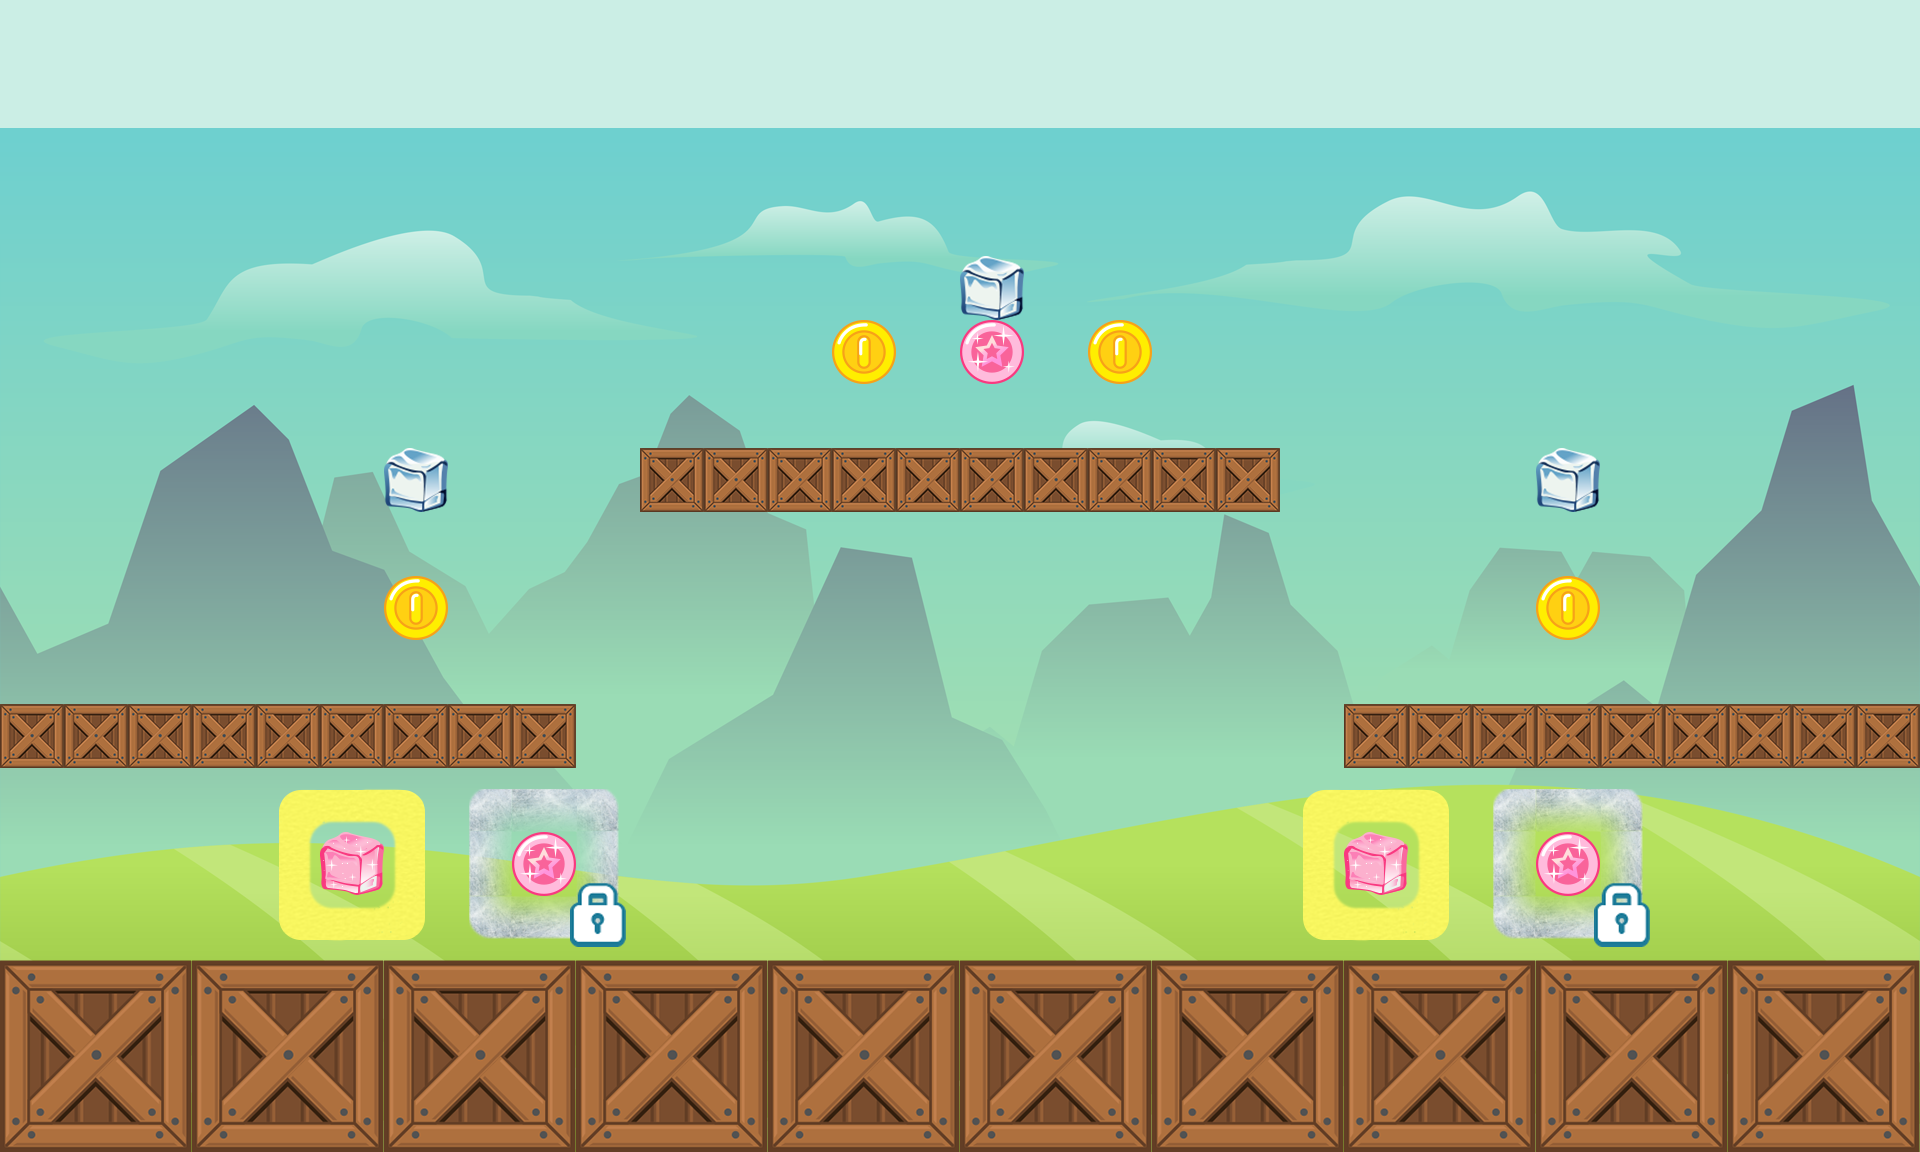

Rendered tile map (Tiled .tmx) drawn with the repository's tilesets; below, a short description and the map source with its tile grids summarised:
An orthogonal 30x18 tile map with 64x64 px tiles, 3 tile layers (background, graphic_elements, collectable_elements), 14 tilesets and 25 objects.

<map version="1.4" tiledversion="1.4.1" orientation="orthogonal" renderorder="right-down" width="30" height="18" tilewidth="64" tileheight="64" infinite="0" nextlayerid="13" nextobjectid="522">
 <tileset firstgid="1" name="regular_background" tilewidth="64" tileheight="64" tilecount="540" columns="30">
  <image source="../Tiled/regular_background.png" width="1920" height="1152" />
 </tileset>
 <tileset firstgid="541" name="ice_background" tilewidth="64" tileheight="64" tilecount="540" columns="30">
  <image source="../Tiled/ice_background.png" width="1920" height="1152" />
 </tileset>
 <tileset firstgid="1081" name="coin" tilewidth="64" tileheight="64" tilecount="1" columns="1">
  <image source="../Tiled/coin.png" width="64" height="64" />
 </tileset>
 <tileset firstgid="1082" name="ice_obstacle" tilewidth="64" tileheight="64" tilecount="9" columns="3">
  <image source="../Tiled/ice_obstacle.png" width="192" height="192" />
 </tileset>
 <tileset firstgid="1091" name="virtual_coin" tilewidth="64" tileheight="64" tilecount="1" columns="1">
  <image source="../Tiled/virtual_coin.png" width="64" height="64" />
 </tileset>
 <tileset firstgid="1092" name="regular_obstacle" tilewidth="64" tileheight="64" tilecount="9" columns="3">
  <image source="../Tiled/regular_obstacle.png" width="192" height="192" />
 </tileset>
 <tileset firstgid="1101" name="elements" tilewidth="64" tileheight="64" tilecount="21" columns="0">
  <tile id="0">
   <image width="64" height="64" source="../Tiled/1.png" />
  </tile>
  <tile id="1">
   <image width="64" height="64" source="../Tiled/2.png" />
  </tile>
  <tile id="2">
   <image width="64" height="64" source="../Tiled/3.png" />
  </tile>
  <tile id="3">
   <image width="64" height="64" source="../Tiled/4.png" />
  </tile>
  <tile id="4">
   <image width="64" height="64" source="../Tiled/5.png" />
  </tile>
  <tile id="5">
   <image width="64" height="64" source="../Tiled/6.png" />
  </tile>
  <tile id="6">
   <image width="64" height="64" source="../Tiled/g1.png" />
  </tile>
  <tile id="7">
   <image width="64" height="64" source="../Tiled/g2.png" />
  </tile>
  <tile id="8">
   <image width="64" height="64" source="../Tiled/g3.png" />
  </tile>
  <tile id="9">
   <image width="64" height="64" source="../Tiled/Ground (1).png" />
  </tile>
  <tile id="10">
   <image width="64" height="64" source="../Tiled/Ground (2) copy.png" />
  </tile>
  <tile id="11">
   <image width="64" height="64" source="../Tiled/Ground (3) copy.png" />
  </tile>
  <tile id="12">
   <image width="64" height="64" source="../Tiled/Ground (4) copy.png" />
  </tile>
  <tile id="13">
   <image width="64" height="64" source="../Tiled/Ground (5) copy.png" />
  </tile>
  <tile id="14">
   <image width="64" height="64" source="../Tiled/Ground (6) copy.png" />
  </tile>
  <tile id="15">
   <image width="64" height="64" source="../Tiled/Ground (19) copy.png" />
  </tile>
  <tile id="16">
   <image width="64" height="64" source="../Tiled/Ground (20) copy.png" />
  </tile>
  <tile id="17">
   <image width="64" height="64" source="../Tiled/Ground (21) copy.png" />
  </tile>
  <tile id="19">
   <image width="64" height="64" source="../Tiled/mid3.png" />
  </tile>
  <tile id="20">
   <image width="64" height="64" source="../Tiled/regular_hud_color.png" />
  </tile>
  <tile id="23">
   <image width="64" height="64" source="../Tiled/ice_hud_color.png" />
  </tile>
 </tileset>
 <tileset firstgid="1125" name="Crate1" tilewidth="64" tileheight="64" tilecount="1" columns="1">
  <image source="../Tiled/Crate.png" width="64" height="64" />
 </tileset>
 <tileset firstgid="1126" name="Crate2" tilewidth="64" tileheight="64" tilecount="4" columns="2">
  <image source="../Tiled/Crate2.png" width="128" height="128" />
 </tileset>
 <tileset firstgid="1130" name="Crate3" tilewidth="64" tileheight="64" tilecount="9" columns="3">
  <image source="../Tiled/Crate3.png" width="192" height="192" />
 </tileset>
 <tileset firstgid="1139" name="ice_obstacle_animation" tilewidth="192" tileheight="192" tilecount="3" columns="0">
  <tile id="0">
   <image width="192" height="192" source="../Tiled/ICE ANIMATION/1.png" />
  </tile>
  <tile id="1">
   <image width="192" height="192" source="../Tiled/ICE ANIMATION/2.png" />
  </tile>
  <tile id="2">
   <image width="192" height="192" source="../Tiled/ICE ANIMATION/3.png" />
  </tile>
 </tileset>
 <tileset firstgid="1142" name="ice_elements" tilewidth="64" tileheight="64" tilecount="1024" columns="64">
  <image source="../Tiled/ice.png" width="4096" height="1024" />
 </tileset>
 <tileset firstgid="2166" name="locked_coin" tilewidth="64" tileheight="64" tilecount="1" columns="1">
  <image source="../Tiled/coins3.png" width="64" height="64" />
 </tileset>
 <tileset firstgid="2167" name="locked_virtual_coin" tilewidth="64" tileheight="64" tilecount="1" columns="1">
  <image source="../Tiled/virtual_coins3.png" width="64" height="64" />
 </tileset>
 <layer id="1" name="background" width="30" height="18">
  <data>[540 cells, 540 non-empty, 540 distinct tile ids]</data>
 </layer>
 <layer id="2" name="graphic_elements" width="30" height="18">
  <data>[540 cells, 178 non-empty, 11 distinct tile ids]</data>
 </layer>
 <layer id="3" name="collectable_elements" width="30" height="18">
  <data>[540 cells, 162 non-empty, 30 distinct tile ids]</data>
 </layer>
 <objectgroup id="4" name="ground">
  <object id="169" x="1856" y="64" width="64" height="1088" />
  <object id="171" x="64" y="962" width="1792" height="190" />
  <object id="175" x="0" y="0" width="1920" height="189.333" />
  <object id="177" x="0" y="64" width="64" height="1088" />
  <object id="388" x="1342" y="704" width="576" height="62" />
  <object id="431" x="-2" y="702" width="576" height="66" />
  <object id="432" x="641.333" y="448" width="635.333" height="62" />
 </objectgroup>
 <objectgroup id="5" name="iceObstacles">
  <object id="508" x="1471.5" y="767" width="194" height="195" />
  <object id="510" x="448" y="768" width="193.333" height="193.333" />
 </objectgroup>
 <objectgroup id="6" name="natureObstacles">
  <object id="507" x="256" y="768.5" width="192.5" height="193" />
  <object id="512" x="1281" y="767" width="190" height="195" />
 </objectgroup>
 <objectgroup id="7" name="coins">
  <object id="464" x="1536" y="574.5" width="63.5" height="64.5" />
  <object id="468" x="832" y="320" width="64" height="64" />
  <object id="470" x="383.667" y="575" width="62.1667" height="62.6667" />
  <object id="487" x="1087" y="321" width="63" height="62" />
 </objectgroup>
 <objectgroup id="8" name="virtualcoins" offsetx="0" offsety="2">
  <object id="498" x="1534" y="448" width="63" height="63" />
  <object id="518" x="957" y="253" width="61" height="62" />
  <object id="521" x="384" y="447.333" width="61.3333" height="64" />
 </objectgroup>
 <objectgroup id="9" name="lockedCoins">
  <object id="488" x="956.67" y="318" width="62.6667" height="64.6667" />
  <object id="505" x="1536" y="832" width="65" height="64" />
  <object id="509" x="512" y="833.333" width="62.6667" height="63.3333" />
 </objectgroup>
 <objectgroup id="10" name="lockedVirtualCoins">
  <object id="506" x="319.5" y="832.5" width="65" height="63" />
  <object id="511" x="1344" y="833" width="62" height="61" />
 </objectgroup>
 <objectgroup id="11" name="human_player">
  <object id="493" x="831" y="896" width="65" height="66" />
 </objectgroup>
 <objectgroup id="12" name="virtual_player">
  <object id="494" x="1088" y="897.333" width="62.6667" height="64" />
 </objectgroup>
</map>
